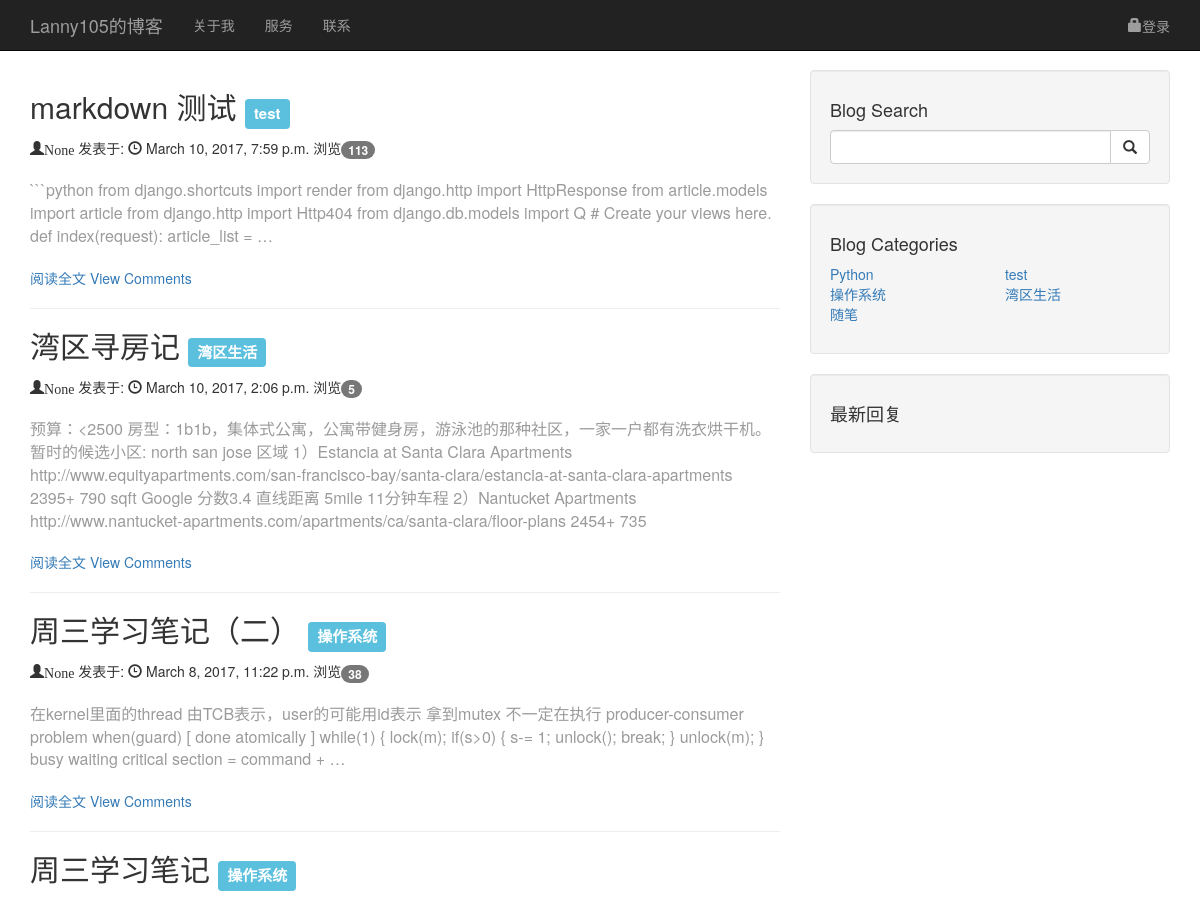
Before: / (upper part) with the older database file.
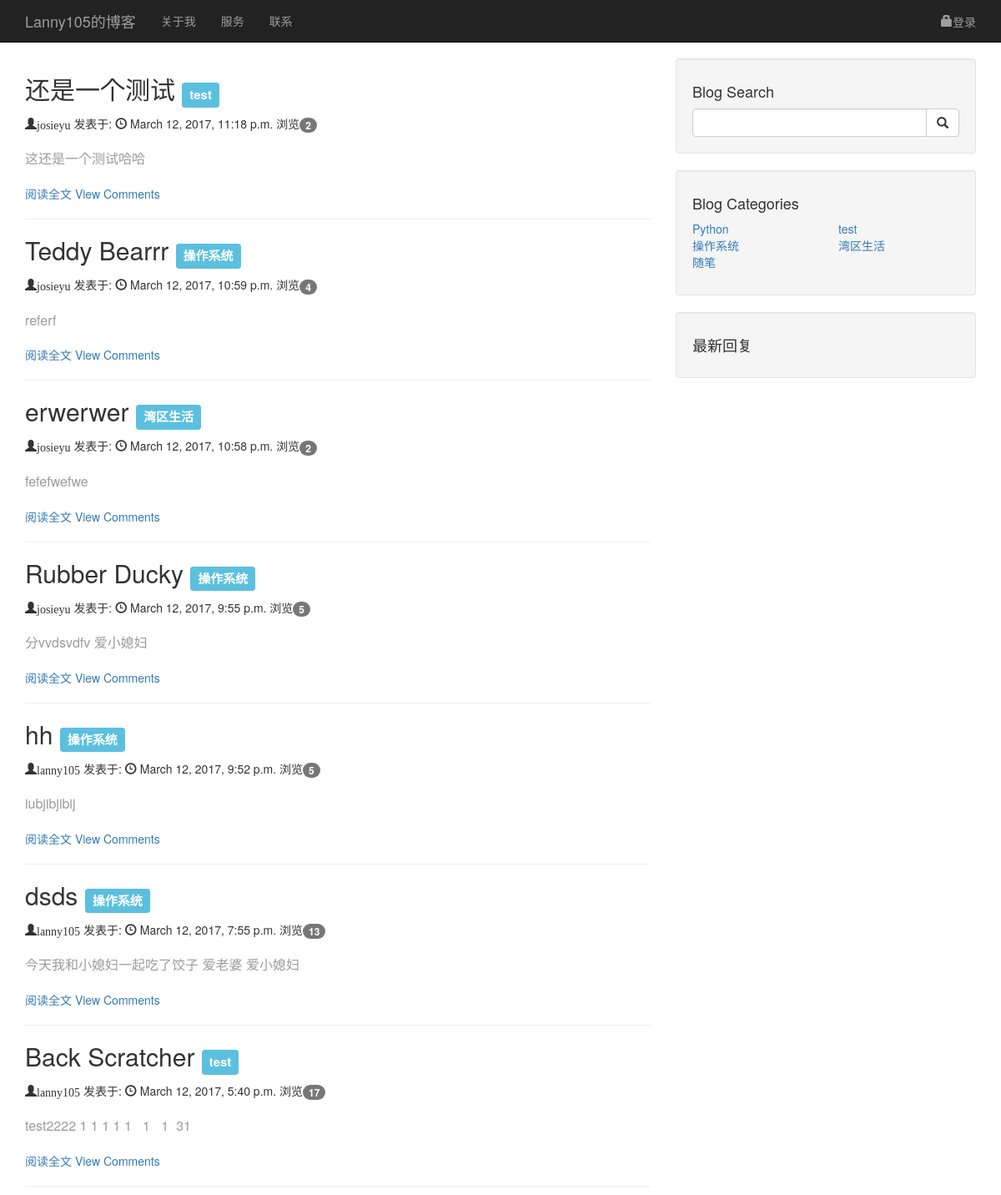
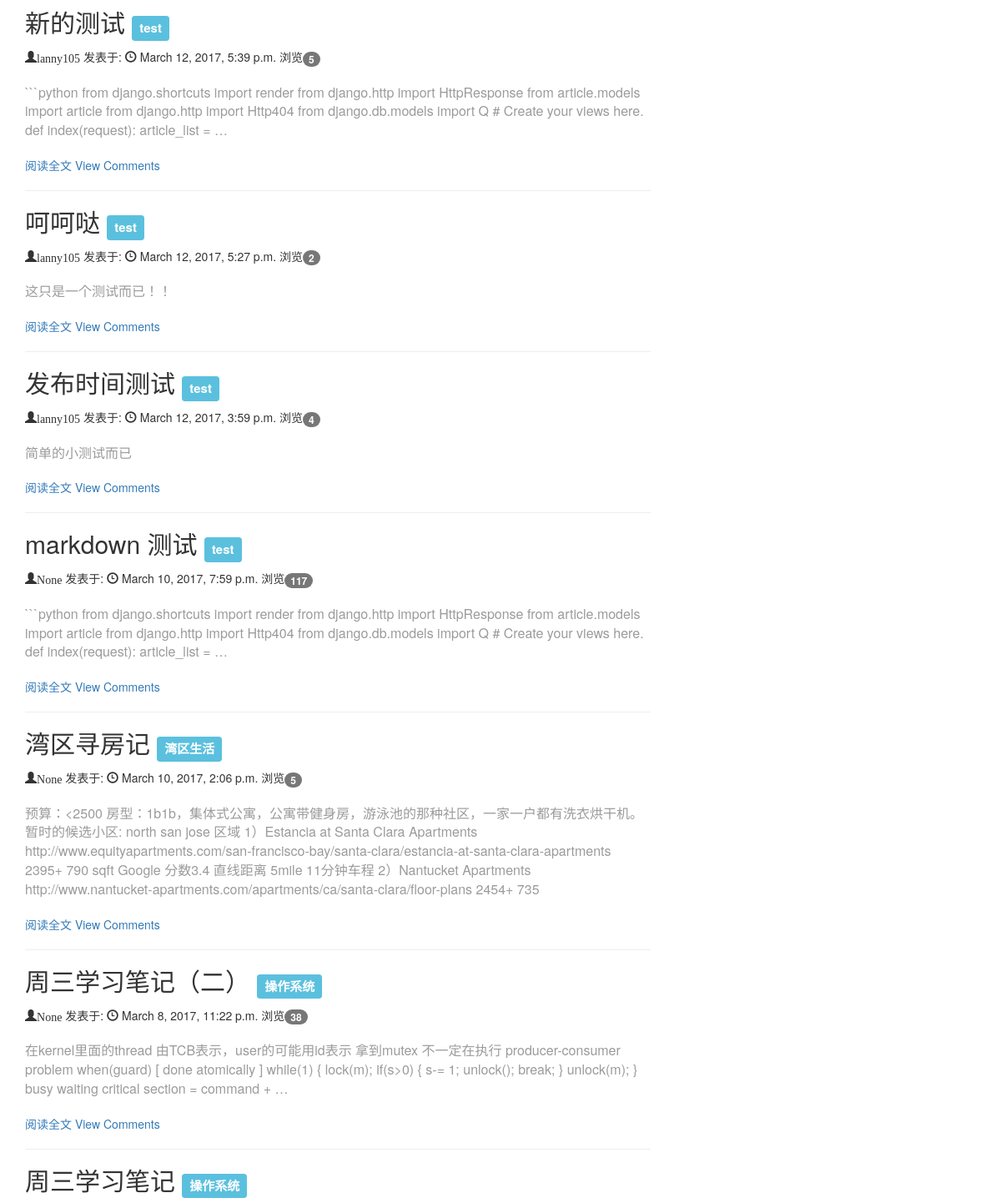
After: the same page with the newer database file (2 pictures, top to bottom).
### article/models.py (models this page shows, shortened)
class article(models.Model):
    author = models.ForeignKey('auth.User', null=True)
    title = models.CharField(max_length=200)
    category = models.CharField(max_length=50, blank=False)
    create_date = models.DateTimeField(default=timezone.now)
    publish_date = models.DateTimeField(blank=True, null=True)
    content = models.TextField(blank=True, null=True)
    visit = models.IntegerField(default=0)
    class Meta:
        ordering = ['-publish_date']

### article/views.py (the view)
# urls.py: url(r'^$', views.index),
def index(request):
    article_list = article.objects.all()
    category_list = article.objects.order_by('category').values_list('category', flat=True).distinct()
    context = {'article_list': article_list, 'category_list': category_list}
    return render(request, 'index.html', context)

### mysite/templates/index.html (shortened to what this page needs)
{% extends 'base.html' %}
{% load custom_markdown %}
{% load widget_tweaks %}
{% block content %}
{% for post in article_list %}
    <h2 style="margin-bottom: 15px;">{{ post.title }} <a href="/category/{{ post.category }}" style="font-size: 20px;"><span class="label label-info">{{ post.category }}</span></a> </h2>
    <p><span class="glyphicon glyphicon-user">{{ post.author }}</span> 发表于: <span class="glyphicon glyphicon-time"></span> {{ post.publish_date }} 浏览<span class="badge">{{ post.visit }}</span> </p>
    <br>
    <p style="font-size: 16px;color: #9b9b9b;margin-top: -10px;margin-bottom: 20px;">{{ post.content | safe | striptags | truncatewords:30 }}</p>
    <p> <a href="/article/{{ post.id }}">阅读全文</a>
        <a href="{{ object.get_absolute_url }}/article/{{post.id}}/#disqus_thread"  >View Comments</a>
 </p>
    <hr>
{% endfor %}
{% endblock %}
{% block cate1 %}
{% for cate in category_list %}
    {% if forloop.counter0|divisibleby:"2"  %}
        <li><a href="/category/{{ cate }}">{{ cate }}</a>
        </li>
    {% endif %}
{% endfor %}
{% endblock %}
{% block cate2 %}
{% for cate in category_list %}
    {% if not forloop.counter0|divisibleby:"2"  %}
        <li><a href="/category/{{ cate }}">{{ cate }}</a>
        </li>
    {% endif %}
{% endfor %}
{% endblock %}

### mysite/templates/base.html (shortened to what this page needs)
{% load staticfiles %}
<!DOCTYPE html>
<html lang="en">
<head>
    <link href=" {% static 'css/bootstrap.min.css' %}" rel="stylesheet">
    <link href=" {% static 'css/blog-post.css' %}" rel="stylesheet">
    <link rel="stylesheet" type="text/css" href="{% static 'highlight/styles/zenburn.css' %}">
    <link href="{% static 'kindeditor/themes/default/default.css' %}" rel="stylesheet" />
</head>
<body>
    <nav class="navbar navbar-inverse navbar-fixed-top" role="navigation">
        <div class="container">
            <div class="navbar-header">
                <a class="navbar-brand" href="/">Lanny105的博客</a>
            </div>
            <div class="collapse navbar-collapse" id="bs-example-navbar-collapse-1">
                <ul class="nav navbar-nav">
                    <li>
                        <a href="/">关于我</a>
                    </li>
                    <li>
                        <a href="/">服务</a>
                    </li>
                    <li>
                        <a href="/">联系</a>
                    </li>
                </ul>
                <ul class="nav navbar-nav navbar-right">
                    <li>
                    {% if user.is_authenticated %}
                        <a href="{% url 'logout' %}">登出</a>
                    {% else %}
                        <a href="{% url 'login' %}" class="top-menu"><span class="glyphicon glyphicon-lock">登录</span></a>
                    {% endif %}
                    </li>
                </ul>
            </div>
        </div>
    </nav>
    <div class="container">
        <div class="row">
            <div class="col-lg-8">
            {% block content %}
            {% endblock %}
            </div>
            <div class="col-md-4">
                <div class="well">
                    <h4>Blog Search</h4>
                    <div class="input-group">
                        <input id = "search" type="text" class="form-control">
                        <span class="input-group-btn">
                            <button class="btn btn-default" type="button" onclick="mySearch();">
                                <span class="glyphicon glyphicon-search"></span>
                            </button>
                        </span>
                    </div>
                </div>
                <div class="well">
                    <h4>Blog Categories</h4>
                    <div class="row">
                        <div class="col-lg-6">
                            <ul class="list-unstyled">
                                {% block cate1 %}
                                {% endblock %}
                            </ul>
                        </div>
                        <div class="col-lg-6">
                            <ul class="list-unstyled">
                                {% block cate2 %}
                                {% endblock %}
                            </ul>
                        </div>
                    </div>
                </div>
                <div class="well">
                    <h4>最新回复</h4>
                    {% load disqus_tags %}
                </div>
            </div>
        </div>
    </div>
</body>
</html>

### mysite/static/css/blog-post.css (style rules this page uses)
body { padding-top: 70px; }

Changed rows visible on the page:
added article: title "还是一个测试", category "test", author "josieyu", publish_date "March 12, 2017, 11:18 p.m.", visit "2", content "这还是一个测试哈哈"
added article: title "Teddy Bearrr", category "操作系统", author "josieyu", publish_date "March 12, 2017, 10:59 p.m.", visit "4", content "referf"
added article: title "erwerwer", category "湾区生活", author "josieyu", publish_date "March 12, 2017, 10:58 p.m.", visit "2", content "fefefwefwe"
added article: title "Rubber Ducky", category "操作系统", author "josieyu", publish_date "March 12, 2017, 9:55 p.m.", visit "5", content "分vvdsvdfv 爱小媳妇"
added article: title "hh", category "操作系统", author "lanny105", publish_date "March 12, 2017, 9:52 p.m.", visit "5", content "iubjibjibij"
added article: title "dsds", category "操作系统", author "lanny105", publish_date "March 12, 2017, 7:55 p.m.", visit "13", content "今天我和小媳妇一起吃了饺子 爱老婆 爱小媳妇"
added article: title "Back Scratcher", category "test", author "lanny105", publish_date "March 12, 2017, 5:40 p.m.", visit "17", content "test2222 1 1 1 1 1 1 1 31"
added article: title "新的测试", category "test", author "lanny105", publish_date "March 12, 2017, 5:39 p.m.", visit "5", content "```python from django.shortcuts import render from django.http import HttpResponse from article.models import article from django.http import Http404 from django.db.models import Q # Create your views here. def index(request): article_list = …"
added article: title "呵呵哒", category "test", author "lanny105", publish_date "March 12, 2017, 5:27 p.m.", visit "2", content "这只是一个测试而已！！"
added article: title "发布时间测试", category "test", author "lanny105", publish_date "March 12, 2017, 3:59 p.m.", visit "4", content "简单的小测试而已"
changed article "markdown 测试": visit "113" → "117"
